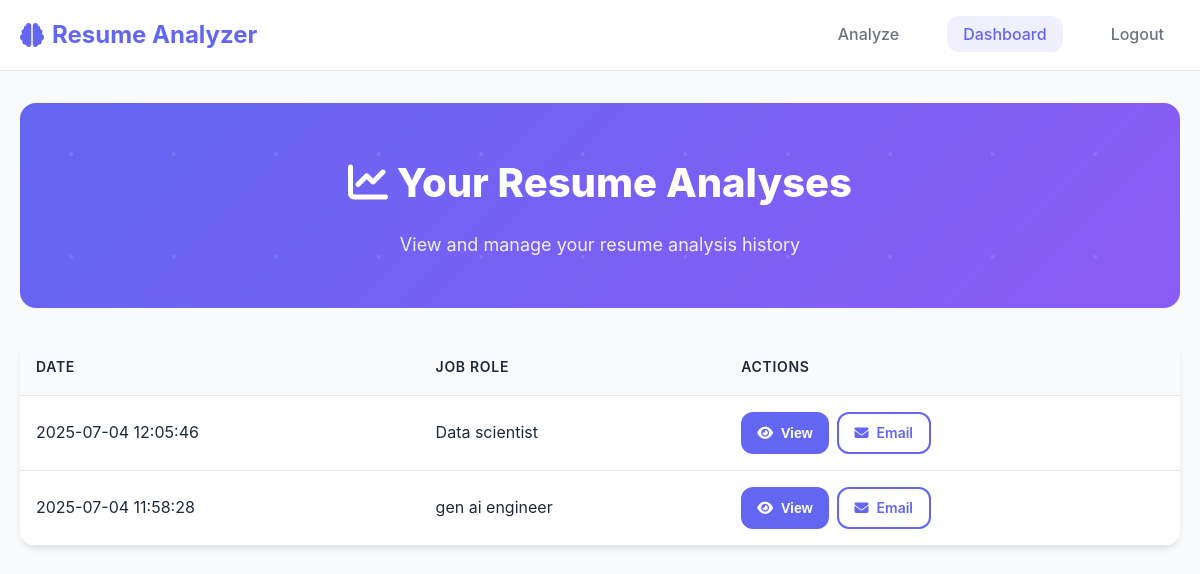
Before: /dashboard (signed in) with the older database file.
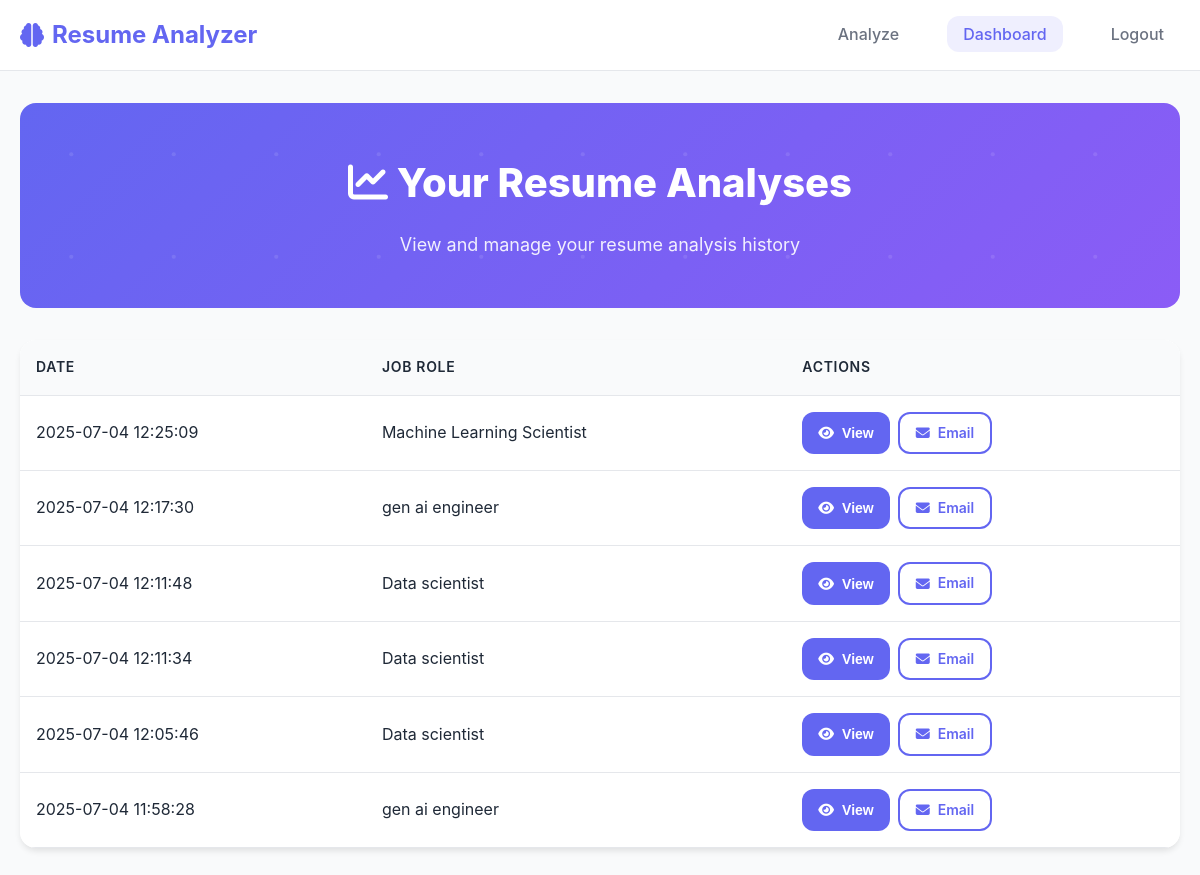
After: the same page with the newer database file.
### tables this page shows
CREATE TABLE analysis_history (
    id INTEGER PRIMARY KEY AUTOINCREMENT,
    user_id INTEGER NOT NULL,
    job_role TEXT NOT NULL,
    result TEXT NOT NULL,
    created_at TIMESTAMP DEFAULT CURRENT_TIMESTAMP,
    FOREIGN KEY (user_id) REFERENCES users(id)
);

### app.py (the view)
@app.route("/dashboard")
def dashboard():
    if "user_id" not in session:
        flash("Please log in first.", "warning")
        return redirect(url_for("login"))
    conn = get_db_connection()
    cursor = conn.cursor()
    cursor.execute("SELECT * FROM analysis_history WHERE user_id = ? ORDER BY created_at DESC", (session["user_id"],))
    history = cursor.fetchall()
    conn.close()
    return render_template("dashboard.html", name=session["user_name"], history=history)

### app.py (called while the page is built)
def get_db_connection():
    conn = sqlite3.connect(DB_PATH)
    conn.row_factory = sqlite3.Row
    return conn

### templates/dashboard.html (shortened to what this page needs)
<!DOCTYPE html>
<html lang="en">
<head>
    <link rel="stylesheet" href="https://cdnjs.cloudflare.com/ajax/libs/font-awesome/6.1.1/css/all.min.css">
    <link rel="stylesheet" href="{{ url_for('static', filename='style.css') }}">
</head>
<body>
    <nav class="navbar">
        <div class="container">
            <div class="nav-container">
                <a class="navbar-brand" href="{{ url_for('index') }}">
                    <i class="fas fa-brain"></i>
                    Resume Analyzer
                </a>
                <ul class="nav-menu" id="navMenu">
                    <li><a class="nav-link" href="{{ url_for('index') }}">Analyze</a></li>
                    <li><a class="nav-link active" href="{{ url_for('dashboard') }}">Dashboard</a></li>
                    <li><a class="nav-link" href="{{ url_for('logout') }}">Logout</a></li>
                </ul>
            </div>
        </div>
    </nav>
    <div class="container" style="padding-top: 2rem;">
        <div class="header-section">
            <div class="header-content">
                <h1><i class="fas fa-chart-line"></i> Your Resume Analyses</h1>
                <p>View and manage your resume analysis history</p>
            </div>
        </div>
        {% if history %}
            <div class="card">
                <div class="card-body p-0">
                    <div class="table-responsive">
                        <table class="table">
                            <thead>
                                <tr>
                                    <th>Date</th>
                                    <th>Job Role</th>
                                    <th>Actions</th>
                                </tr>
                            </thead>
                            <tbody>
                                {% for analysis in history %}
                                <tr data-analysis-id="{{ analysis.id }}">
                                    <td>{{ analysis.created_at }}</td>
                                    <td>{{ analysis.job_role }}</td>
                                    <td>
                                        <div class="d-flex gap-2">
                                            <button class="btn btn-primary btn-sm view-analysis"
                                                    onclick="showAnalysis('{{ analysis.result | replace('\n', '\\n') | replace('"', '\\"') }}')"
                                                    data-analysis="{{ analysis.result | replace('\n', '\\n') | replace('"', '\\"') }}">
                                                <i class="fas fa-eye"></i> View
                                            </button>
                                            <a href="{{ url_for('email_analysis', analysis_id=analysis.id) }}"
                                               class="btn btn-outline btn-sm">
                                                <i class="fas fa-envelope"></i> Email
                                            </a>
                                        </div>
                                    </td>
                                </tr>
                                {% endfor %}
                            </tbody>
                        </table>
                    </div>
                </div>
            </div>
        {% endif %}
    </div>
</body>
</html>

### static/style.css (style rules this page uses)
* { margin: 0; padding: 0; box-sizing: border-box; }
:root { --primary-color: #6366f1; --primary-hover: #5b5cf6; --secondary-color: #f8fafc; --accent-color: #10b981; --danger-color: #ef4444; --warning-color: #f59e0b; --text-primary: #1f2937; --text-secondary: #6b7280; --text-light: #9ca3af; --border-color: #e5e7eb; --background: #ffffff; --surface: #f9fafb; --shadow-sm: 0 1px 2px 0 rgba(0, 0, 0, 0.05); --shadow-md: 0 4px 6px -1px rgba(0, 0, 0, 0.1); --shadow-lg: 0 10px 15px -3px rgba(0, 0, 0, 0.1); --shadow-xl: 0 20px 25px -5px rgba(0, 0, 0, 0.1); --radius: 12px; --radius-lg: 16px; --font-sans: -apple-system, BlinkMacSystemFont, 'Segoe UI', Roboto, 'Helvetica Neue', Arial, sans-serif; }
body { font-family: var(--font-sans); background-color: var(--surface); color: var(--text-primary); line-height: 1.6; font-size: 16px; }
.container { max-width: 1200px; margin: 0 auto; padding: 0 20px; }
.navbar { background: var(--background); border-bottom: 1px solid var(--border-color); padding: 1rem 0; position: sticky; top: 0; z-index: 100; backdrop-filter: blur(8px); }
.nav-container { display: flex; justify-content: space-between; align-items: center; }
.navbar-brand { font-size: 1.5rem; font-weight: 700; color: var(--primary-color); text-decoration: none; display: flex; align-items: center; gap: 0.5rem; }
.nav-menu { display: flex; list-style: none; gap: 2rem; align-items: center; }
.nav-link { color: var(--text-secondary); text-decoration: none; font-weight: 500; padding: 0.5rem 1rem; border-radius: var(--radius); transition: all 0.2s ease; }
.nav-link:hover, .nav-link.active { color: var(--primary-color); background-color: rgba(99, 102, 241, 0.1); }
.card { background: var(--background); border-radius: var(--radius-lg); box-shadow: var(--shadow-md); margin-bottom: 2rem; overflow: hidden; transition: all 0.3s ease; }
.card-body { padding: 2rem; }
.header-section { background: linear-gradient(135deg, var(--primary-color), #8b5cf6); color: white; padding: 3rem 2rem; border-radius: var(--radius-lg); margin-bottom: 2rem; text-align: center; position: relative; overflow: hidden; }
.header-section::before { content: ''; position: absolute; top: 0; left: 0; right: 0; bottom: 0; }
.header-content { position: relative; z-index: 1; }
.header-section h1 { font-size: 2.5rem; font-weight: 800; margin-bottom: 1rem; }
.header-section p { font-size: 1.125rem; opacity: 0.9; max-width: 600px; margin: 0 auto; }
.btn { display: inline-flex; align-items: center; justify-content: center; gap: 0.5rem; padding: 0.875rem 1.5rem; font-size: 1rem; font-weight: 600; text-decoration: none; border: none; border-radius: var(--radius); cursor: pointer; transition: all 0.2s ease; text-align: center; min-width: 120px; }
.btn-primary { background: var(--primary-color); color: white; }
.btn-outline { background: transparent; border: 2px solid var(--primary-color); color: var(--primary-color); }
.btn-sm { padding: 0.5rem 1rem; font-size: 0.875rem; min-width: auto; }
.table-responsive { overflow-x: auto; border-radius: var(--radius); box-shadow: var(--shadow-sm); }
.table { width: 100%; background: var(--background); border-collapse: collapse; }
.table th, .table td { padding: 1rem; text-align: left; border-bottom: 1px solid var(--border-color); }
.table th { background: var(--surface); font-weight: 600; color: var(--text-primary); text-transform: uppercase; font-size: 0.875rem; letter-spacing: 0.05em; }
.p-0 { padding: 0; }
.d-flex { display: flex; }
.gap-2 { gap: 0.5rem; }
.card, .header-section { animation: fadeIn 0.6s ease-out; }

Changed rows visible on the page:
added analysis_history: created_at "2025-07-04 12:25:09", job_role "Machine Learning Scientist"
added analysis_history: created_at "2025-07-04 12:17:30", job_role "gen ai engineer"
added analysis_history: created_at "2025-07-04 12:11:48", job_role "Data scientist"
added analysis_history: created_at "2025-07-04 12:11:34", job_role "Data scientist"
